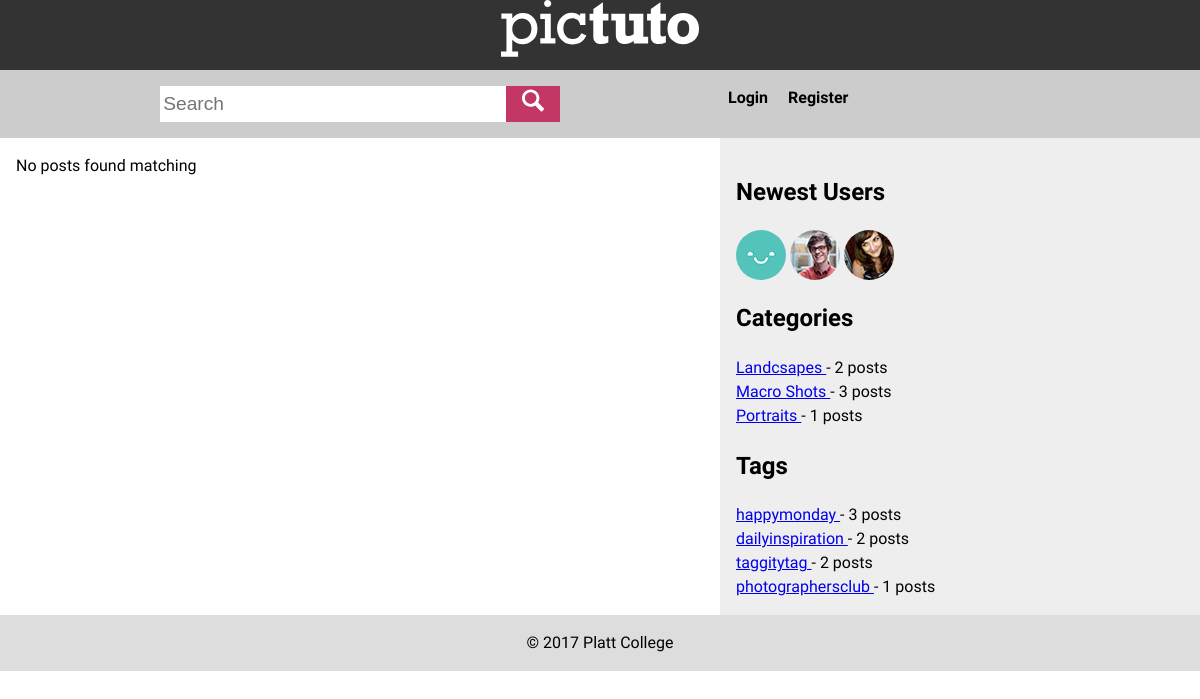
Screenshot of /search.php with the database file from the repository.
### tables this page shows
CREATE TABLE IF NOT EXISTS `users` (
`user_id` tinyint(4) NOT NULL,
  `username` varchar(40) NOT NULL,
  `password` varchar(40) NOT NULL,
  `email` varchar(254) NOT NULL,
  `is_admin` tinyint(1) NOT NULL,
  `bio` varchar(256) NOT NULL,
  `profile_pic` varchar(40) NOT NULL,
  `join_date` datetime NOT NULL,
  `secret_key` varchar(40) NOT NULL
);

CREATE TABLE IF NOT EXISTS `categories` (
`category_id` smallint(6) NOT NULL,
  `name` varchar(40) NOT NULL
);

CREATE TABLE IF NOT EXISTS `tags` (
`tag_id` mediumint(9) NOT NULL,
  `name` varchar(256) NOT NULL
);

### functions.php (the view, shortened to what this page needs)
	<?php
function show_profile_pic( $user_id, $size = 'thumb' ){
	global $db;
	$query = "SELECT profile_pic FROM users
			WHERE user_id = $user_id
			LIMIT 1";
	$result = $db->query($query);
	if( $result->num_rows == 1 ){
		$row = $result->fetch_assoc();
			echo '<img src="http://localhost/melissa-php-0517/image-app/uploads/' . $row['profile_pic'] . '_' . $size . '.jpg" alt="Profile Picture" class="profile_pic">';
	}
}

### sidebar.php (shortened to what this page needs)
<aside class="sidebar">
	<?php
	$query 	= "SELECT *
				FROM users
				ORDER BY join_date DESC
				LIMIT 5";
	$result = $db->query($query);
	if( $result->num_rows >= 1 ){
	 ?>
	<section>
		<h2>Newest Users</h2>
		<?php while( $row = $result->fetch_assoc() ){ ?>
			<a class="profile-pic" href="profile.php?user_id=<?php echo $row['user_id']; ?>" title="<?php echo $row['username']; ?>'s Profile"><?php show_profile_pic($row['user_id']); ?></a>
		<?php }
		?>
	</section>
	<?php }  ?>
	<?php
	$query 	= "SELECT categories.*, COUNT(*) AS total
			FROM categories , posts
			WHERE categories.category_id = posts.category_id
			GROUP BY categories.category_id
			ORDER BY categories.name ASC
			LIMIT 5";
	$result = $db->query($query);
	if( $result->num_rows >= 1 ){?>
	<section>
		<h2>Categories</h2>
		<ul>
		<?php while( $row = $result->fetch_assoc() ){ ?>
			<li><a href="category.php?cat_id=<?php echo $row['category_id'] ?>"><?php echo $row['name'] ?> </a>
			- <?php echo $row['total']; ?> posts</li>
		<?php }
		$result->free(); ?>
		</ul>
	</section>
	<?php } ?>
	<?php
	$query 	= "SELECT tags.*, COUNT(*) AS total
			FROM tags, posts, post_tags
			WHERE posts.post_id = post_tags.post_id
			AND tags.tag_id = post_tags.tag_id
			GROUP BY tags.tag_id
			ORDER BY total DESC";
	$result = $db->query($query);
	if( $result->num_rows >= 1 ){?>
	<section>
		<h2>Tags</h2>
		<ul>
		<?php while( $row = $result->fetch_assoc() ){ ?>
			<li><a href="tag.php?tag_id=<?php echo $row['tag_id'] ?>"><?php echo $row['name'] ?> </a>
			- <?php echo $row['total']; ?> posts</li>
		<?php }
		$result->free(); ?>
		</ul>
	</section>
	<?php } ?>
</aside>

### styles/style.css (style rules this page uses)
html { box-sizing:border-box; background-color:white; }
html * { box-sizing: inherit; }
body { font-family: "Libre Franklin", "Arial", sans-serif; margin: 0; line-height: 1.5; overflow-x: hidden; }
.sidebar { padding:1em; background-color:#eee; clear:both; }
ul, li { margin: 0; padding: 0; list-style-type: none; }
.user-card img, .profile-pic img { border-radius: 500px; vertical-align: middle; }
@media screen and (min-width:800px) { .sidebar, .menu { width:40%; clear: none; } }

### rows the page displays
users: profile_pic (placeholder picture)
users: profile_pic (placeholder picture)
users: profile_pic (placeholder picture)
categories: name "Landcsapes", total "2"
categories: name "Macro Shots", total "3"
categories: name "Portraits", total "1"
tags: name "happymonday", total "3"
tags: name "dailyinspiration", total "2"
tags: name "taggitytag", total "2"
tags: name "photographersclub", total "1"
